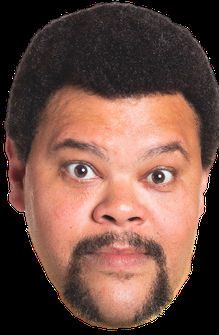
#> input picture img/babu.png, 219 x 335 px, shrunk from 289 x 443 before the run, given in place of babu.jpg, which was not available
$ python face_detection.py
#> lines starting #> are read from the running program, lines starting #| are printed output that depends on the picture; after the words box and inside, x2 and y2 are one past the last pixel; in counts of white or black regions, pixels touching at a corner belong together; pictures that were not available may be replaced by others from this repository, and a replacement may not be noted
import numpy as np
import cv2


face_cascade = cv2.CascadeClassifier(cv2.data.haarcascades + 'haarcascade_frontalface_default.xml')
eye_cascade = cv2.CascadeClassifier(cv2.data.haarcascades + 'haarcascade_eye.xml')

# Se der empty eh pq o face cascade nao esta sendo carregado
#print(face_cascade.empty())

babu = cv2.imread('babu.jpg')
#> babu is the input picture: shape (335, 219, 3); mean B, G, R 68.4, 78.8, 111.4
img = cv2.imread('photo1.jpg')
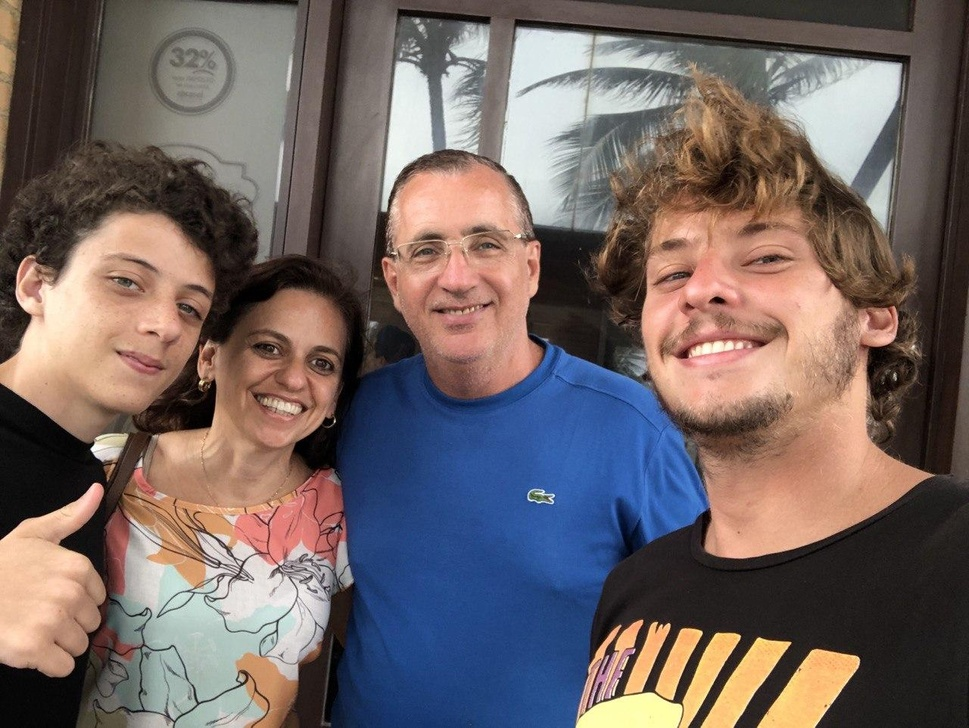
#> input picture img/photo1.jpg, 969 x 728 px, shrunk from 1280 x 962 before the run, found by its file name
#> img is the input picture: shape (728, 969, 3); mean B, G, R 99.6, 101.1, 113.9
gray = cv2.cvtColor(img, cv2.COLOR_BGR2GRAY)
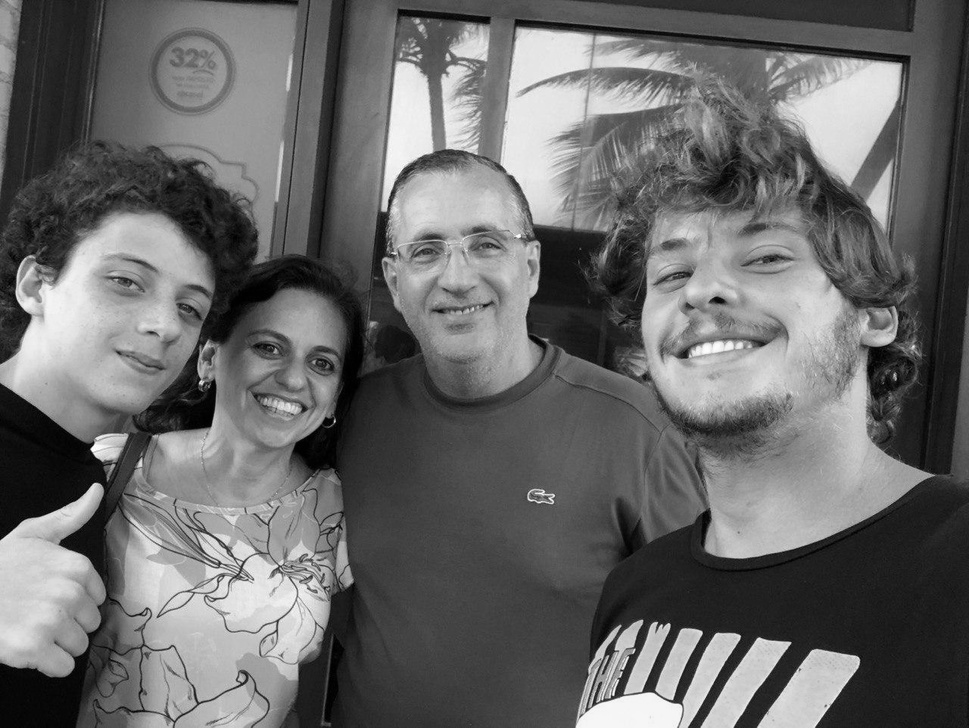
#> gray: shape (728, 969); min 0, max 255, mean 104.8

# Ja retorna uma matriz Nx4 onde N eh o numero de faces detectadas
faces = face_cascade.detectMultiScale(gray, 1.3, 5)
#> faces = [[227, 303, 137, 137], [369, 180, 174, 174]]

# No caso de 3 faces, o for fara 3 iteracoes
for (x,y,w,h) in faces:

    # tamanho do rosto
    print(x)
    print(w)

    # tamanho do rosto
    size_x = int(x) - int(w)
    print(type(size_x))

    #size_x = xtmp - wtmp
    print("Tamanho do rosto em x: "), size_x
    size_y = y - h

    # de acordo com as medidas do rosto iriamos entao ajustar com um resizing/rescaling
    # pega a foto do babu
    #print("Tamanho do rosto em x: "), size_x
    #print("Tamanho do rosto em y: "), size_y
    img = cv2.rectangle(img,(x,y),(x+w,y+h),(255,0,0),2)
    roi_gray = gray[y:y+h, x:x+w]
    roi_color = img[y:y+h, x:x+w]
#> this loop made 2 passes
#> (x, y, w, h, size_x, size_y) on passes 1 to 2: (227, 303, 137, 137, 90, 166), (369, 180, 174, 174, 195, 6)
#| 227
#| 137
#| <class 'int'>
#| Tamanho do rosto em x:
#| 369
#| 174
#| <class 'int'>
#| Tamanho do rosto em x:
#> pass 1, `img = cv2.rectangle(img,(x,y),(x+w,y+h),(255,0,0),2)`:
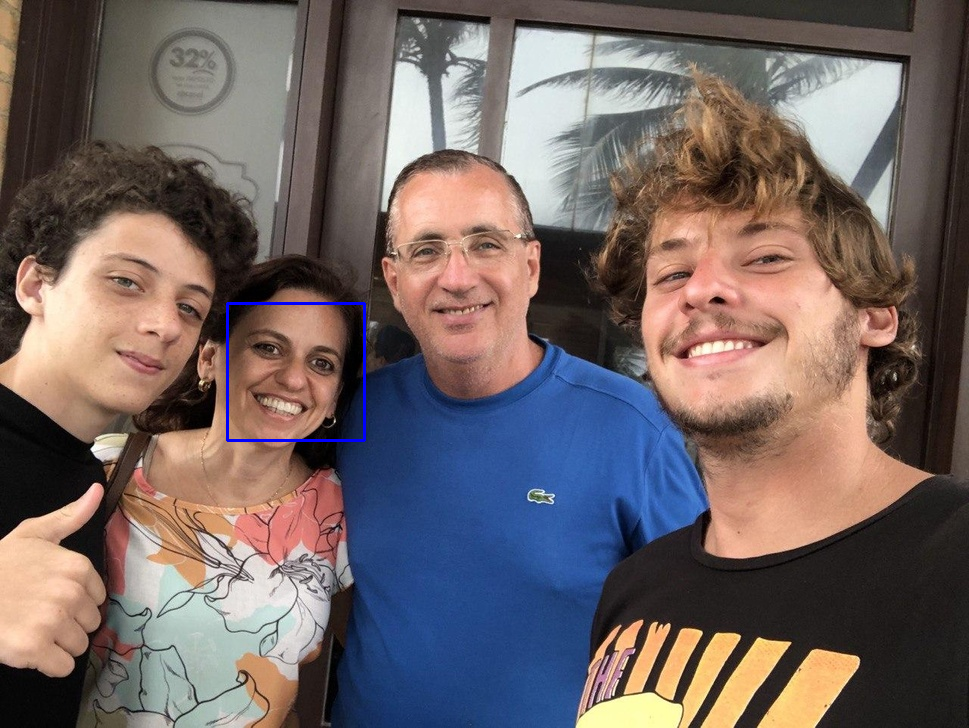
#> img: shape (728, 969, 3); 0.23% of pixels changed, all inside (x1, y1, x2, y2) = (226, 302, 366, 442)
#> pass 1, `roi_gray = gray[y:y+h, x:x+w]`:
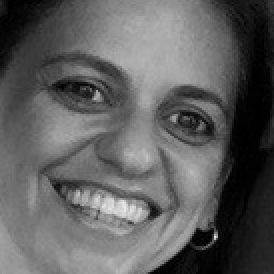
#> roi_gray: shape (137, 137) (shown 2 times larger); min 0, max 234, mean 94.2
#> pass 1, `roi_color = img[y:y+h, x:x+w]`:
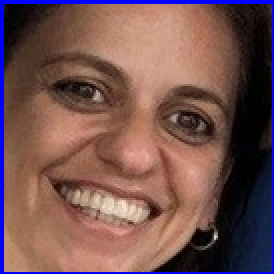
#> roi_color: shape (137, 137, 3) (shown 2 times larger); mean B, G, R 80.4, 82.4, 116.1
#> pass 2, `img = cv2.rectangle(img,(x,y),(x+w,y+h),(255,0,0),2)`:
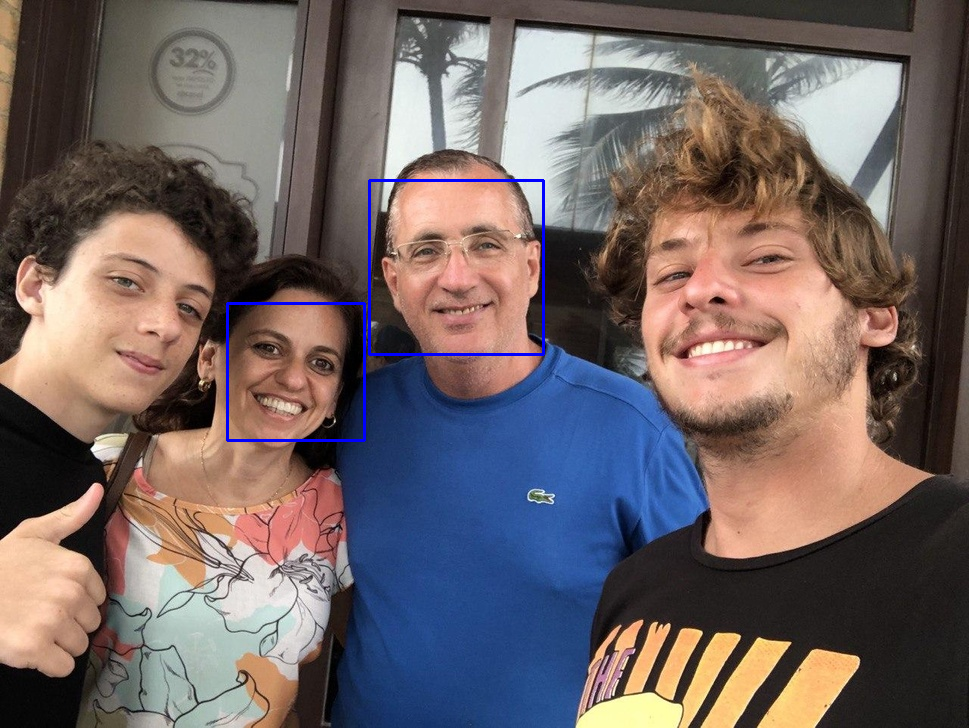
#> img: shape (728, 969, 3); 0.3% of pixels changed, all inside (x1, y1, x2, y2) = (368, 179, 545, 356)
    #eyes = eye_cascade.detectMultiScale(roi_gray)
    #for (ex,ey,ew,eh) in eyes:
    #    cv2.rectangle(roi_color,(ex,ey),(ex+ew,ey+eh),(0,255,0),2)

cv2.imshow('img',img)
cv2.waitKey(0)
cv2.destroyAllWindows()
